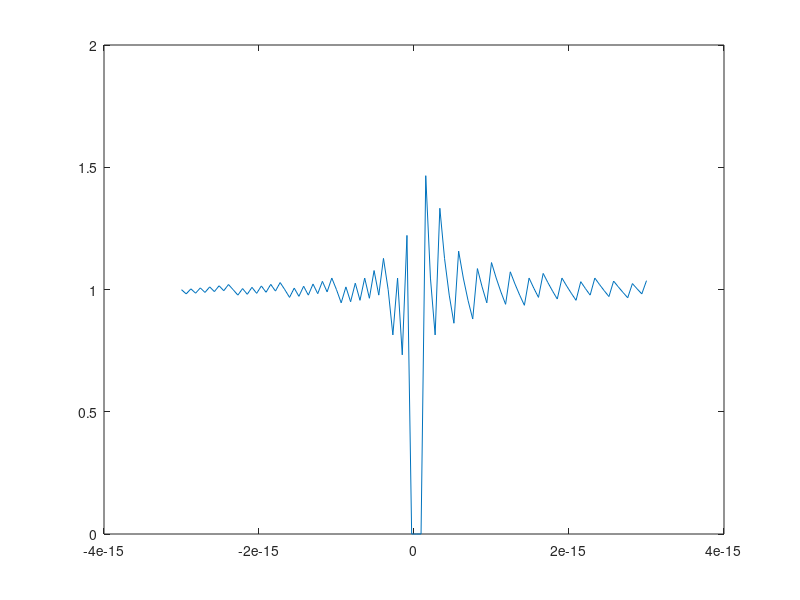

MATLAB code to generate this figure:
y = []
for x = -3*10^-15:3*10^-15:eps
  y = [y,((e^x-1)/x)]
endfor

x = linspace(-3*10^-15,3*10^-15)
y = (e.^x-1)./x
plot(x,y)
pause
